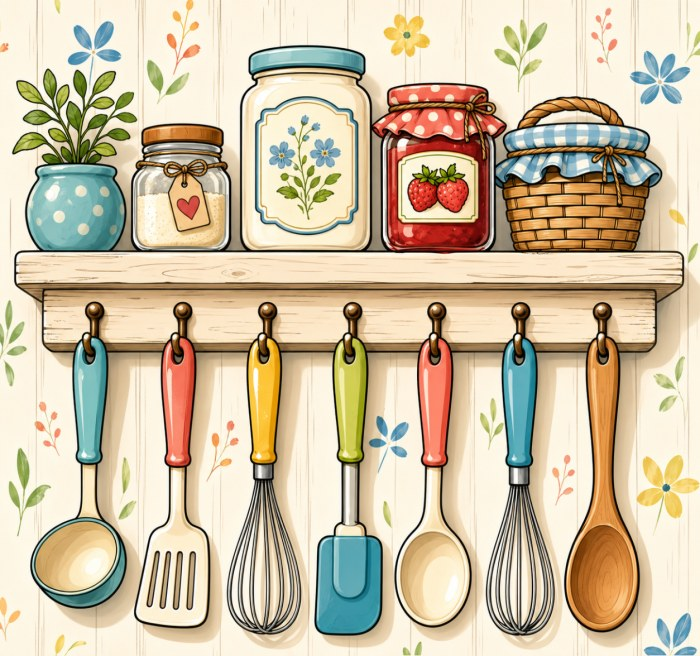
#> input picture Colour Mate/Colour Mate/Colour Mate/app/src/debug/assets/reveal/original.jpg, 700 x 656 px; its folder holds only this picture in this run
$ python -i image_type_router.py   (imports and definitions only)   (older library calls are emulated)
#> lines starting #> are read from the running program, lines starting #| are printed output that depends on the picture; after the words box and inside, x2 and y2 are one past the last pixel; in counts of white or black regions, pixels touching at a corner belong together
#> further down, picture is the input picture: shape (656, 700, 3); mean B, G, R 165.3, 192.6, 207.1
"""Image type router (Engineering Sprint — Zero Crash & Image Router).

A lightweight, dependency-free classifier that labels an upload as one of eight
types — Illustration, Anime, Portrait, Landscape, Mandala, Object, Logo, Sketch —
from cheap global image statistics (saturation, edges, flatness, colour count,
skin fraction, background uniformity, radial symmetry, sky). It emits
`image_type_report.json`.

This is the routing FOUNDATION only: it classifies and reports. It changes no
visual algorithm, border, palette, or Quality Fix — nothing downstream reads the
type yet. It is wrapped so it can never crash the pipeline (returns a safe default).
"""
from __future__ import annotations

import json
from pathlib import Path

import cv2
import numpy as np

from services import image_preprocess

TYPES = ["Illustration", "Anime", "Portrait", "Landscape",
         "Mandala", "Object", "Logo", "Sketch"]


def _corr(a: np.ndarray, b: np.ndarray) -> float:
    a = a.astype(np.float32).ravel() - float(a.mean())
    b = b.astype(np.float32).ravel() - float(b.mean())
    d = float(np.sqrt((a * a).sum() * (b * b).sum())) + 1e-6
    return float((a * b).sum() / d)


def features(bgr: np.ndarray) -> dict:
    """Cheap global descriptors, all normalised to ~[0,1] (except aspect)."""
    h0, w0 = bgr.shape[:2]
#> h0 = 656; w0 = 700
    s = 512.0 / max(h0, w0)
#> s = 0.731
    if s < 1.0:
        bgr = cv2.resize(bgr, (int(round(w0 * s)), int(round(h0 * s))), interpolation=cv2.INTER_AREA)
    h, w = bgr.shape[:2]
#> h = 480; w = 512
    hsv = cv2.cvtColor(bgr, cv2.COLOR_BGR2HSV)
#> hsv: shape (480, 512, 3); mean H, S, V 25.9, 70.8, 212.2
    gray = cv2.cvtColor(bgr, cv2.COLOR_BGR2GRAY)
    sat, val, hue = hsv[:, :, 1], hsv[:, :, 2], hsv[:, :, 0]
    edges = cv2.Canny(gray, 60, 150)
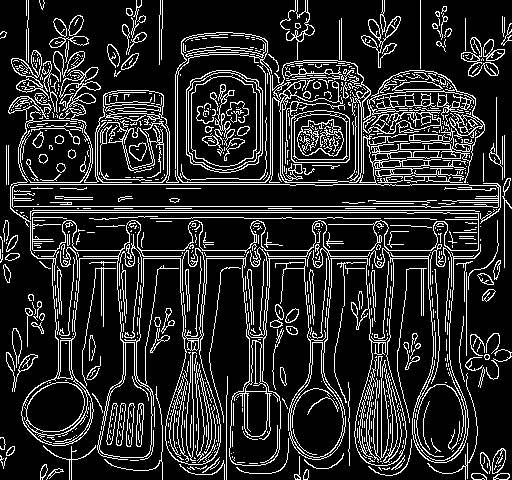
#> edges: shape (480, 512); 16.3% white in thin lines or dots
    gx = cv2.Sobel(gray, cv2.CV_32F, 1, 0, ksize=3)
    gy = cv2.Sobel(gray, cv2.CV_32F, 0, 1, ksize=3)
    gmag = np.sqrt(gx * gx + gy * gy)
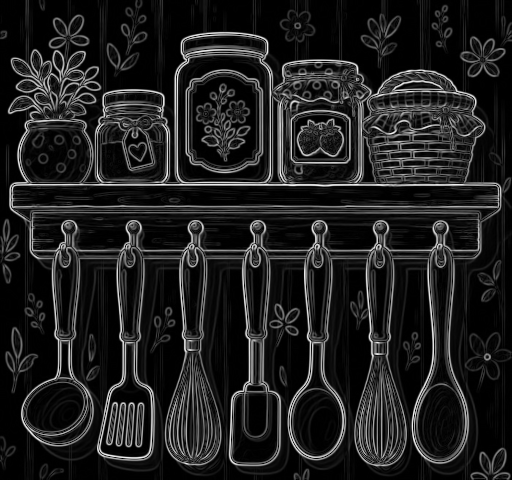
#> gmag: shape (480, 512) float32; min 0, max 935.6, mean 117.4; drawn with min black and max white
    # Fraction-based texture (the mean saturates and is useless): a photo is texture-
    # rich (high detail_frac); a flat cartoon has large flat fills (high flat_frac).
    flat_frac = float((gmag < 12).mean())
#> flat_frac = 0.318
    detail_frac = float((gmag > 50).mean())
#> detail_frac = 0.461

    q = (bgr >> 4).astype(np.int32)                        # 4 bits/channel
    uniq = int(len(np.unique(q.reshape(-1, 3), axis=0)))
#> uniq = 1018

    ycc = cv2.cvtColor(bgr, cv2.COLOR_BGR2YCrCb)
#> ycc: shape (480, 512, 3); mean of channels 0, 1, 2 193.8, 137.5, 111.9
    Y, Cr, Cb = ycc[:, :, 0], ycc[:, :, 1], ycc[:, :, 2]
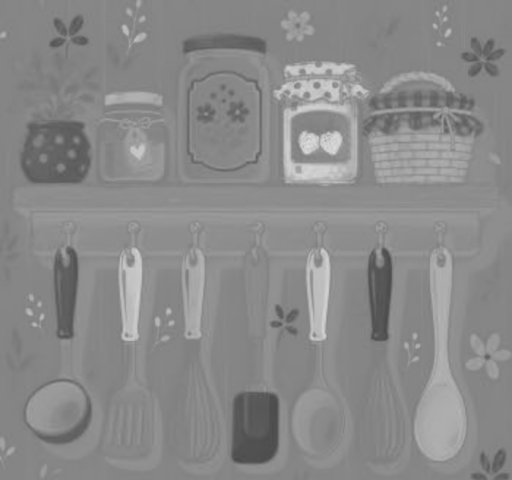
#> Cr: shape (480, 512); min 74, max 220, mean 137.5
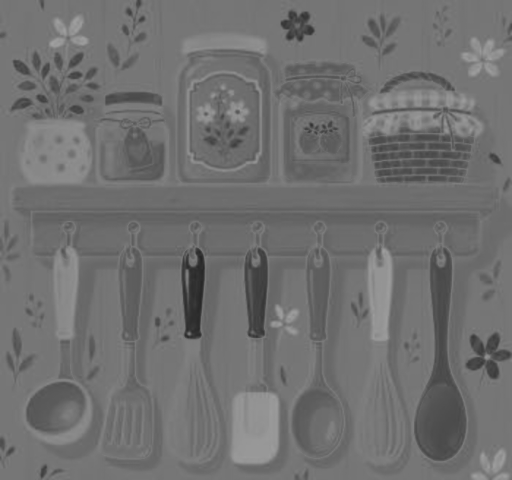
#> Cb: shape (480, 512); min 37, max 161, mean 111.9
    skin = (Cr >= 135) & (Cr <= 180) & (Cb >= 85) & (Cb <= 135) & (Y >= 60)
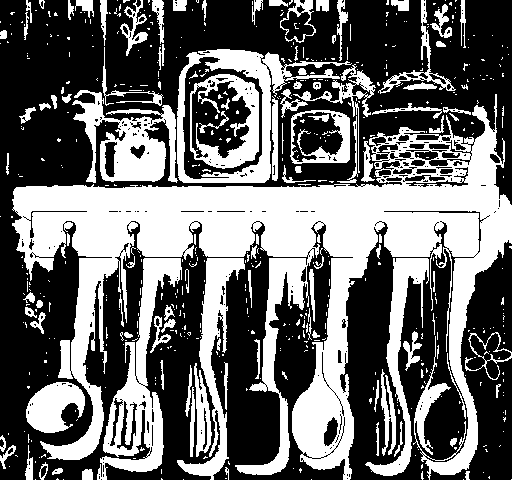
#> skin: shape (480, 512) bool; 41.1% white; 578 white regions (467 under 20 px), largest, box (x1, y1, x2, y2) and area: (12, 94, 512, 480) 57604, (97, 258, 182, 480) 5910, (177, 49, 352, 183) 4778
    cy0, cy1, cx0, cx1 = int(h * 0.2), int(h * 0.8), int(w * 0.25), int(w * 0.75)
#> cy0 = 96; cy1 = 384; cx0 = 128; cx1 = 384

    border = np.concatenate([bgr[0, :], bgr[-1, :], bgr[:, 0], bgr[:, -1]]).reshape(-1, 3)
#> border = 1984 rows, first 8: [227, 245, 252], [228, 246, 253], [229, 247, 254], [228, 247, 254], [227, 246, 253], [226, 245, 252], [227, 246, 254], [226, 245, 253]
    bmean = border.mean(0)
#> bmean = [222.3, 242.2, 249.6]
    bgdist = np.sqrt(((bgr.astype(np.float32) - bmean) ** 2).sum(2))

    top = hsv[: max(1, int(h * 0.33))]
#> top: shape (158, 512, 3); mean H, S, V 29.3, 67.1, 212.5
    sky = (top[:, :, 0] >= 90) & (top[:, :, 0] <= 130) & (top[:, :, 2] > 150)
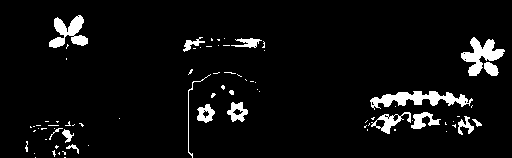
#> sky: shape (158, 512) bool; 5.5% white; 78 white regions (60 under 20 px), largest, box (x1, y1, x2, y2) and area: (370, 91, 473, 110) 900, (461, 37, 505, 76) 742, (49, 15, 88, 48) 653

    # Rotational symmetry on a centred square crop. A mandala is symmetric under
    # 90°, 180° AND mirror (take the MIN); a centred portrait passes the mirror but
    # fails 90°, so it scores low here.
    side = min(h, w)
#> side = 480
    cym, cxm, half = h // 2, w // 2, side // 2
#> cym = 240; cxm = 256; half = 240
    crop = gray[cym - half:cym + half, cxm - half:cxm + half]
    if crop.size:
        crop = cv2.resize(crop, (128, 128))
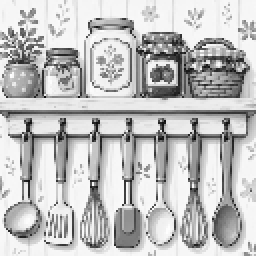
#> crop: shape (128, 128) (shown 2 times larger); min 8, max 254, mean 191.1
        mandala_sym = max(0.0, min(_corr(crop, cv2.rotate(crop, cv2.ROTATE_90_CLOCKWISE)),
                                   _corr(crop, cv2.rotate(crop, cv2.ROTATE_180)),
                                   _corr(crop, cv2.flip(crop, 1))))
#> in _corr, `a = a.astype(np.float32).ravel() - float(a.mean())`: a = 16384 values, max 62.94 at index 2351, min -183.1 at index 8929, mean -1.19e-07
#> in _corr, `b = b.astype(np.float32).ravel() - float(b.mean())`: b = 16384 values, max 62.94 at index 730, min -183.1 at index 12474, mean 0
#> in _corr, `d = float(np.sqrt((a * a).sum() * (b * b).sum())) + 1e-6`: d = 58313648
#> mandala_sym = 0.0217
    else:
        mandala_sym = 0.0

    f = {
        "aspect": round(w / h, 3),
        "sat_mean": round(float(sat.mean()) / 255, 4),
        "grayscale": round(1 - float(sat.mean()) / 255, 4),
        "value_mean": round(float(val.mean()) / 255, 4),
        "edge_density": round(float((edges > 0).mean()), 4),
        "detail": round(detail_frac, 4),        # fraction texture-rich (photo/detail)
        "flatness": round(flat_frac, 4),         # fraction flat (cartoon fills)
        "unique_colors": uniq,
        "color_simplicity": round(float(max(0.0, 1 - uniq / 400.0)), 4),
        "white_frac": round(float((gray > 235).mean()), 4),
        "blackline_frac": round(float((gray < 60).mean()), 4),
        "skin_frac": round(float(skin.mean()), 4),
        "center_skin": round(float(skin[cy0:cy1, cx0:cx1].mean()) if cy1 > cy0 and cx1 > cx0 else 0.0, 4),
        "bg_uniform": round(float((bgdist < 25).mean()), 4),
        "mandala_sym": round(float(mandala_sym), 4),
        "top_sky": round(float(sky.mean()), 4),
    }
    return f


# [23 lines left out: function scores, not called in this run]


# Router-driven safe defaults (mode, retry-start profile, reason). These pick a
# SAFE DEFAULT only — no algorithm changes. `profile == "auto"` means "let the
# quality-retry engine explore from Medium". Reveal is the primary product mode for
# photographic types (flat-fill posterises them); cartoons use the auto profile;
# intricate/minimal graphics start from a simpler profile to avoid an over-complex
# color-by-number sheet (the reveal completion is exact either way).
RECOMMENDATION = {
    "Portrait":     ("reveal", "medium", "Photographic subject — reveal reproduces the original (flat-fill posterises faces); medium keeps region/number overhead modest."),
    "Landscape":    ("reveal", "medium", "Detailed/photographic scene — reveal is reliable; medium avoids an over-complex sheet."),
    "Illustration": ("auto",   "auto",   "Clean cartoon — auto-profile picks the best flat-fill fidelity; reveal available."),
    "Anime":        ("auto",   "auto",   "Flat cel art — auto-profile; reveal available."),
    "Object":       ("auto",   "auto",   "Single subject — auto-profile."),
    "Mandala":      ("reveal", "easy",   "Intricate radial pattern — start simple to avoid an over-complex sheet; reveal reproduces the detail."),
    "Sketch":       ("reveal", "easy",   "Line drawing / few colours — simplest profile."),
    "Logo":         ("reveal", "easy",   "Few colours, plain background — simplest profile avoids over-splitting."),
}
_DEFAULT_RECOMMENDATION = ("reveal", "auto", "Default — reveal primary, auto profile.")


# [43 lines left out: functions recommend, classify, route, not called in this run]

>>> import cv2
>>> picture = cv2.imread('../../Colour Mate/Colour Mate/Colour Mate/app/src/debug/assets/reveal/original.jpg')
>>> result = features(picture)
#> result = 16 items
